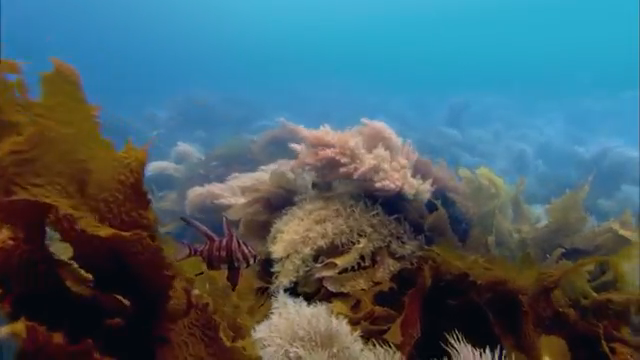
#> input picture src/dip_project/data/raw-890/raw-890/11064.png, 640 x 360 px, found by its file name
$ jupyter execute --allow-errors 01_02_GammaCorrect.ipynb
#> lines starting #> are read from the running program, lines starting #| are printed output that depends on the picture
[cell 1]
import os
import cv2

import numpy as np
from PIL import Image
import matplotlib.pyplot as plt


#> (the rest of this cell did not finish here and is left out)

[cell 2]
datasets = './data'
raw_dataset = f"{datasets}/raw-890/raw-890"
raw_ref_dataset = f"{datasets}/reference-890/reference-890"

def get_data_pair(idx):
    return f"{raw_dataset}/{idx}_img_.png", f"{raw_ref_dataset}/{idx}_img_.png"

[cell 3]
path_raw, path_ref = get_data_pair(67)

[cell 4]
img_bgr = cv2.imread(path_ref)
#> (the rest of this cell did not finish here and is left out)

## Gamma correction
- adjusts overall brightness in a non-linear way it lightens dark areas or darkens bright areas gently.

The corrected image is given by:

$$
I_{out} = 255 \times \left(\frac{I_{in}}{255}\right)^{\gamma}
$$

[cell 5]
def apply_gamma_correction(path_raw, gamma=None):
#> further down, raw_img is the input picture: shape (360, 640, 3); mean B, G, R 106, 96.6, 69.3
    image = cv2.imread(path_raw)
    gray = cv2.cvtColor(image, cv2.COLOR_BGR2GRAY)
    hist_before = cv2.calcHist([gray], [0], None, [256], [0, 256])

    if gamma is None:
        mean_intensity = np.mean(gray) / 255.0
        gamma = np.log(0.5) / np.log(mean_intensity + 1e-8)
        gamma = np.clip(gamma, 0.5, 2.0)

    corrected = np.power(image / 255.0, gamma)
    corrected = np.uint8(np.clip(corrected * 255, 0, 255))

    gray_after = cv2.cvtColor(corrected, cv2.COLOR_BGR2GRAY)
    hist_after = cv2.calcHist([gray_after], [0], None, [256], [0, 256])

    return corrected, hist_before, hist_after, gamma

#> (a cell that did not finish here is left out)

[cell 7]
# plot_img_2_pair(
#     img_bgr,
#     enhanced_img,
#     title1="Original image",
#     title2="CLAHE Applied image",
# )

[cell 8]
# plot_img_2_pair(
#     enhanced_img,
#     gamma_corrected_img,
#     title1="CLAHE image",
#     title2="Gamma on CLAHE image",
# )

#> (a cell that did not finish here is left out)

#> (a cell that did not finish here is left out)

#> (a cell that did not finish here is left out)

#> (a cell that did not finish here is left out)

#> (a cell that did not finish here is left out)

#> (a cell that did not finish here is left out)

[cell 15]
raw_dir = r"/Users/pritam/Desktop/DIP/Project/DeepSea-Image-Enhancement/src/dip_project/data/raw-890/raw-890/"
ref_dir = r"/Users/pritam/Desktop/DIP/Project/DeepSea-Image-Enhancement/src/dip_project/data/reference-890/reference-890/"
raw_paths = []
ref_paths = []
for file_name in os.listdir(raw_dir):
    if file_name.endswith('.png'):
        raw_paths.append(os.path.join(raw_dir, file_name))
#> (the rest of this cell did not finish here and is left out)

[cell 16]
gamma_ssims = []
clahe_ssims = []
for raw_path, ref_path in zip(raw_paths, ref_paths):
    raw_img = cv2.imread(raw_path)
    ref_img = cv2.imread(ref_path)
    gamma_corrected_img, _,_, gamma = apply_gamma_correction(raw_path,0.7)
    gamma_ssim, _ = structural_similarity_index(ref_img, gamma_corrected_img)
    gamma_ssims.append(gamma_ssim)
    clahe_img, _,_ = apply_clahe(raw_path, 2, (6,6))
    clahe_ssim, _ = structural_similarity_index(ref_img, clahe_img)
    clahe_ssims.append(clahe_ssim)
print(f"Average SSIM for gamma corrected {np.mean(gamma_ssims):.4f}")
print(f"Average SSIM for clahe {np.mean(clahe_ssims):.4f}")

[cell 17]
gamma_UIQM_scores = []
clahe_UIQM_scores = []
#> (the rest of this cell did not finish here and is left out)

#> call 2 of apply_gamma_correction, with gamma = 0.7
#> in apply_gamma_correction (call 2), `gray = cv2.cvtColor(image, cv2.COLOR_BGR2GRAY)`:
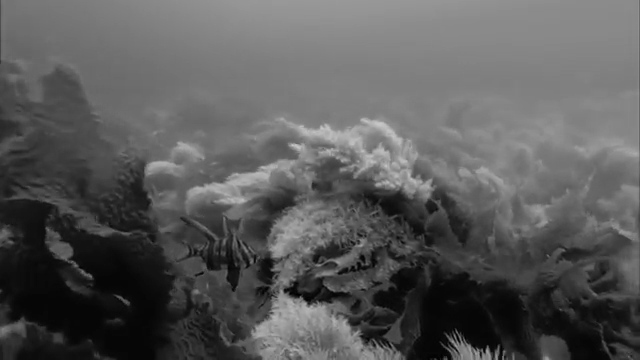
#> gray: shape (360, 640); min 0, max 199, mean 89.5
#> in apply_gamma_correction (call 2), `hist_before = cv2.calcHist([gray], [0], None, [256], [0, 256])`: hist_before = 256 values, max 5938 at index 127, min 0 at index 200, mean 900
#> in apply_gamma_correction (call 2), `corrected = np.power(image / 255.0, gamma)`:
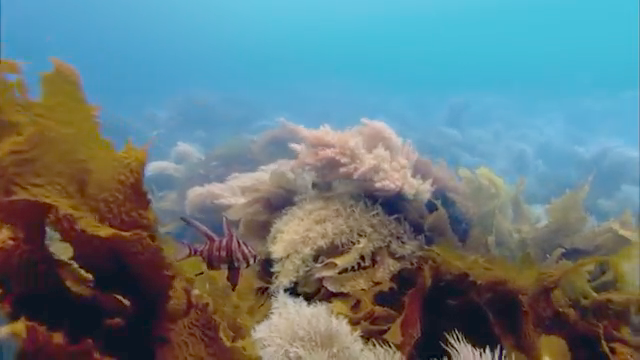
#> corrected: shape (360, 640, 3) float64; mean B, G, R 0.5, 0.482, 0.389
#> in apply_gamma_correction (call 2), `gray_after = cv2.cvtColor(corrected, cv2.COLOR_BGR2GRAY)`:
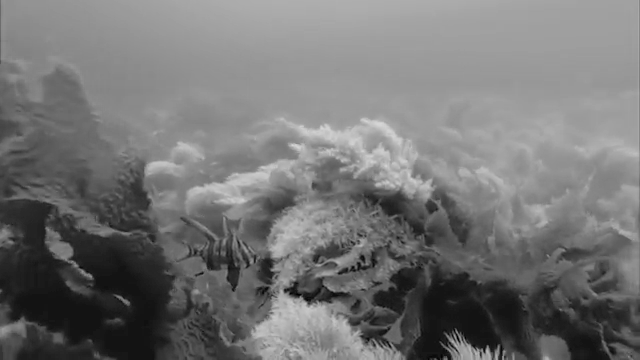
#> gray_after: shape (360, 640); min 0, max 214, mean 115.8
#> in apply_gamma_correction (call 2), `hist_after = cv2.calcHist([gray_after], [0], None, [256], [0, 256])`: hist_after = 256 values, max 6151 at index 153, min 0 at index 215, mean 900
#> `gamma_corrected_img, _,_, gamma = apply_gamma_correction(raw_path,0.7)`: gamma = 0.7
    gamma_uiqm, _, _, _ = UIQM(gamma_corrected_img)
    gamma_UIQM_scores.append(gamma_uiqm)
    clahe_img, _,_ = apply_clahe(raw_path, 2, (6,6))
    clahe_uiqm, _, _, _ = UIQM(clahe_img)
    clahe_UIQM_scores.append(clahe_uiqm)
print(f"Average UIQM for gamma corrected {np.mean(gamma_UIQM_scores):.4f}")
print(f"Average UIQM for clahe {np.mean(clahe_UIQM_scores):.4f}")

[cell 18]
gamma_uciqe_scores = []
clahe_uciqe_scores = []
#> (the rest of this cell did not finish here and is left out)
